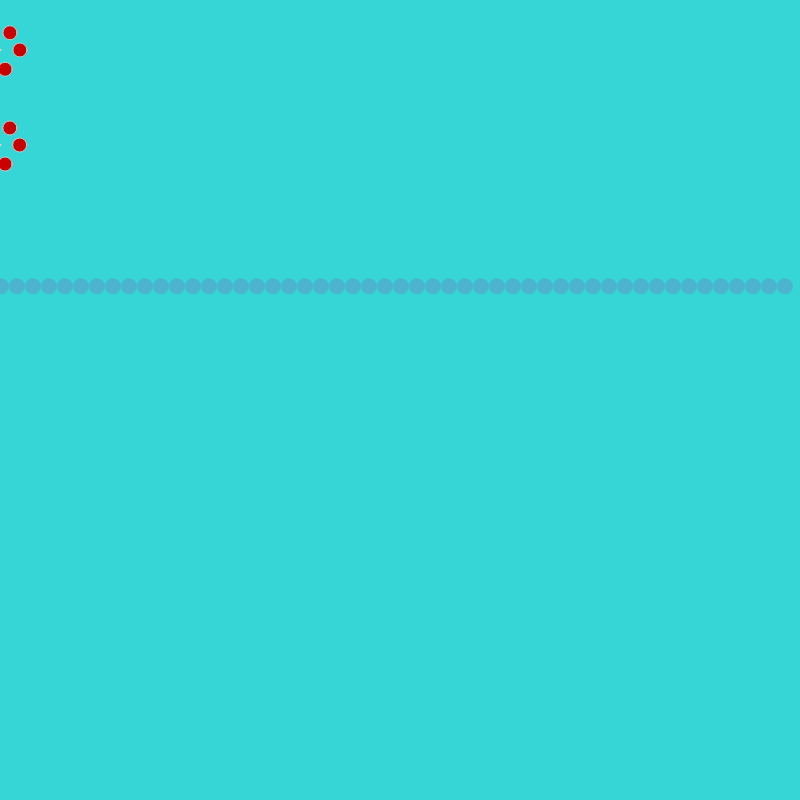
Frame 1 (no input)
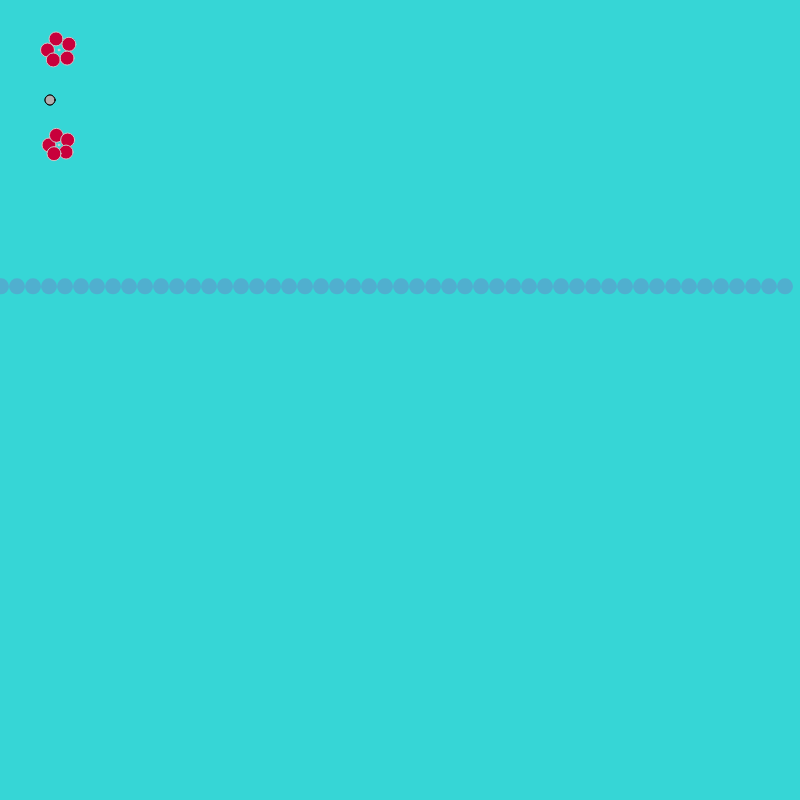
Frame 60 (no input)
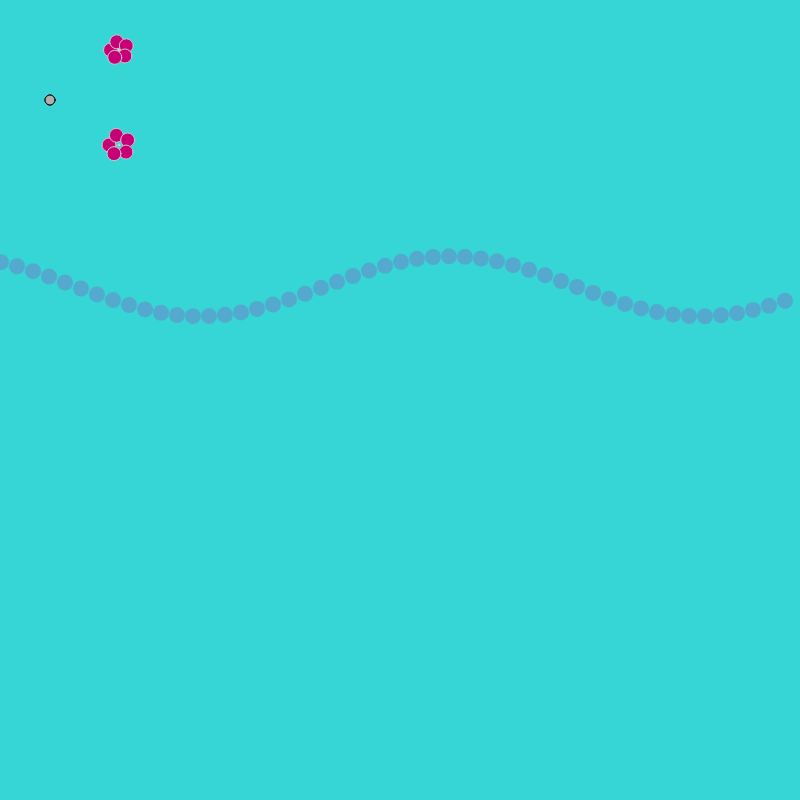
Frame 120 (the mouse pressed at the canvas centre since frame 60)

The p5.js sketch that drew these frames (run headless with seeded random() and noise() and a simulated clock; from frame 60 on, the mouse is pressed at the canvas centre):

// p5.js sketch
// ── sketch.js
//Jared Figdor Midterm
let g = 0;
let angle = 0;
let p;
let p2;
let fall = 100;
var ang;
var gen = 80;
let h;
let b = 0;
let al = 40;
let th;
let q = 25;
let xspacing = 16; 
let w; 
let time = 0;
let timeb = 0;
let t = 0;
let amplitude = 10; //amplitude of wave
let diam = 10; //diameter of rectangles
let period = 500.0; 
let dx; 
let yvalues;
var gravity = 0.1;
let value = 0;
var ball1;
var ball2;
var ball3;
var ball4;
var ball5;
var ball6;
var ball7;
var ball8;
var ball9;
var ball10;
let j;
let l;
let m;
let qwe;
let yu;


function setup() {
  createCanvas(800, 800);
  fill(0, 102);
  p = new Pulse(0,50); //setting variable to my object (pulsing circles)
  n = 0; //used as a sort of time function
  p2 = new Pulse(0,145);
  yu = new Pulse (400,850);
  w = width + 16;
  dx = (TWO_PI / period) * xspacing;
  yvalues = new Array(floor(w / xspacing));
  j = new flower(0.001,800);
  v = new flowers(0.0002,300,0,0);
  qwe = new flowers(0.0002,300,800,800);// setting variables to my new objects
  ball1 = new Ball(50,100,16); // declaring all of the balls
  ball2 = new Ball(125,100,16);
  ball3 = new Ball(195,100,16);
  ball4 = new Ball(268,100,16);
  ball5 = new Ball(340,100,16);
  ball6 = new Ball(410,100,16);
  ball7 = new Ball(480,100,16);
  ball8 = new Ball(555,100,16);
  ball9 = new Ball(625,100,16);
  ball10 = new Ball(700,100,16);
  th = 0; 
}

function draw() {
  background(54, 214, 214); 
  p.display(); // displaying pulse
  p2.display();
  


  b += 1; 
  t++; //used for time

  if (t <1600 ){ //using time variable to say when to show a certain object
    wave();
  }
  if (t>3400){//bringing the wave back in to the frame using time
    wave();
  }
  if (t>5000){ //making g change only after t is greater than 5000
    g += 1;
  }

  if (t>5000){ 
    background(0,g);//make the background black after t is greater than 5000
  }
  if (t>5050){
    yu.pulseAgain();//calling our pulsing 'bugs' back in to the frame
  }

  if (t > 1400 && t < 2500){//using time variable to say when to show a certain object
    j.updat();
  }
  if(t > 4000){//using time variable to say when to show a certain object
    v.updat();
    qwe.updat();
  }


  if (t > 2500 && t <3750){//using time variable to say when to show a certain object
    timeb +=2
    rectangle();
  }


  
  al += 0.1 

  if (t>1400 && t < 1600){ //using alpha to transition
    al -= 1;
  }



  if (t > 1600){ 
    al = 75;
  }
  if (t>1530){
    q += 0.05;
  } 
  if (q > 150){
    q = 20;
  }

  
}

class Pulse { //class for pulsing circles in beginning
  constructor(x, y) {
    this.x = x;
    this.y = y;
  }

  display(){
    angle += 5;
    let val = cos(radians(angle)) * 20;
    for (let a = 0; a < 360; a += 75) { //itterating 5 times by 75 each time giving me 5 circles
      let xoff = cos(radians(a)) * val; // calculating the offset from the centrer
      let yoff = sin(radians(a)) * val;

      fill(200,0,b);
      stroke(200);
      for (let i = 0; i < 15; i ++){ //using a for loop to manipulate i to use as the size of my circles
        ellipse(this.x + xoff, this.y + yoff, i, i);


      }
      
      
    }
    fill(255);
    ellipse(this.x, this.y, 2, 2);

    if (this.x < 795 && t < 4900){ //when the shape reaches the end take it out of view
      this.x += 1;
    }else{
      this.x = 850;
    }

    if (b > 255){
      b = 0;
    }
    if (this.x > 50){//all of these update and show functions below are being used to display object (ball) in a timely manner
                      // and then update it top make the ball fall
      ball1.show();
    }
    if (this.x > 725){
      ball1.update();
    }
    if(this.x > 125){
      ball2.show();
    }
    if (this.x > 730){
      ball2.update();
    }

    if (this.x > 195){
      ball3.show();
    }
    if (this.x > 735){
      ball3.update();
    }
    if(this.x > 268){
      ball4.show();
    }
    if (this.x > 740){
      ball4.update();
    }
    if (this.x > 340){
      ball5.show();
    }
    if (this.x > 745){
      ball5.update();
    }
    if(this.x > 410){
      ball6.show();
    }
    if (this.x > 750){
      ball6.update();
    }
    if (this.x > 480){
      ball7.show();
    }
    if (this.x > 755){
      ball7.update();
    }
    if (this.x > 555){
      ball8.show();
    }
    if (this.x > 760){
      ball8.update();
    }
    if(this.x > 625){
      ball9.show();
    }
    if (this.x > 765){
      ball9.update();
    }
    if(this.x > 700){
      ball10.show();
    }
    if (this.x > 770){
      ball10.update();
    }



       if (t > 2700){ /* running the second update function to make the balls go back up */
      ball1.updatetwo();
    }
    if(t > 2750){
      ball2.updatetwo();
    }
    if (t > 2800){
      ball3.updatetwo();
    }
    if (t > 2850){
      ball4.updatetwo();
    }
    if (t > 2900){
      ball5.updatetwo();
    }
    if (t > 2950){
      ball6.updatetwo();
    }
    if (t > 3000){
      ball7.updatetwo();
    }
    if(t > 3050){
      ball8.updatetwo();
    }
    if (t > 3100){
      ball9.updatetwo();
    }
    if (t > 3150){
      ball10.updatetwo();
    }

  }

  pulseAgain(){
   angle += 5;
    let val = cos(radians(angle)) * 20;
    for (let a = 0; a < 360; a += 75) { //itterating 5 times by 75 each time giving me 5 circles
      let xoff = cos(radians(a)) * val; // calculating the offset from the centrer
      let yoff = sin(radians(a)) * val;

      fill(200,0,b);
      stroke(255);
      for (let i = 0; i < 15; i ++){ //using a for loop to manipulate i to use as the size of my circles
        ellipse(this.x + xoff, this.y + yoff, i, i);


      }
      
      
    }
    fill(255);
    ellipse(this.x, this.y, 2, 2);








        if (t>5000){
      this.y -= 1;
      ellipse(this.x,this.y,2,2);
    }
  }
}

function rectangle(){ //creating a function for the pulsing and duplicating rectangles

  if (timeb < 200){ //using time to increase my diameter over time
    diam += 5;
  }

  if (timeb > 200){
    diam -= 5;
  }
  if (timeb > 400){//resets the time and diameter
    diam += 0;
    timeb = 0;
  }

  
  noStroke();
  fill(247,62,127,50);
  rectMode(CENTER);
  rect(width/2,height/2, diam, diam);
  if (t > 2600){ //adding each rectangle using an if statement with a time variable so each rectangle gets added 1 by 1
    stroke(0);  // and so they do not show up until I want them to
    rect(width/2,height/2,diam + 75, diam + 75);
  }
  if (t > 2700){
    rect(width/2,height/2,diam + 150, diam + 150);
  }
  if (t > 2800){
    rect(width/2,height/2,diam + 225, diam + 225);
  }
  if (t > 2900){
    rect(width/2,height/2,diam - 75 , diam - 75);
  }
  if (t > 3000){
    rect(width/2,height/2,diam + 300 , diam + 300);
  }
  if (t > 3100){
    rect(width/2,height/2,diam - 150 , diam - 150);
  }


}

function wave() {
 
  th += 0.2;
  
  time += 2;
  if (time > 1880){ //using time to change my amplitude over time
    amplitude += 3;
  }
  if (time > 2100){//when the time goes over 2100, increment amplitude by -10
    amplitude -= 10;
  }
  if (time > 2400){
    amplitude += 10;
  }
  if (t > 3200){
    amplitude -= 10;
  }
  if (t > 3400){
    amplitude += 10;
  }
  if(t>3800){
    amplitude -= 10;
  }
  if(t>3800 && amplitude <=91){ //'catches' the curve on the screen
    amplitude = 91;
  }
let ca = map(mouseX, 0, width, 0, 60);//using map to make mouseX register between 0 and 60
if(t<1000){
  amplitude = ca;// make mouseX control the amplitude of the wave
}
let cap = map(mouseX, 0, width, 0, 0.05);//using map to make mouseX only go from 0 to 0.05
if(t>3800){
  th = th + cap;//make the speed of trhe wave controlled by mousdeX
}



  
  let x = th;
  for (let i = 0; i < yvalues.length; i++) {//calculating a y value using sin
    yvalues[i] = sin(x) * amplitude;
    x += dx;
  }




  noStroke();

  if(t>3800){ //using a different time variable and telling it to being counting after the initial time variable reaches 3800
    n += 0.05;
  }
  

  
  
    
    fill(200,0,175,al);
    for (let x = 0; x < yvalues.length; x++) {//using a for loop to draw all of ellipses in a sin formation across the screen


      ellipse((x * xspacing) -15, height / 2.7 + yvalues[x]-10, 16, 16); //using time variable n to control when the extra siun waves come on to screen
    
     
      if (n>6){
        ellipse((x*xspacing)+0,height/2.25 + yvalues[x]-40,16,16);
      }
      if (n>8 ){
        ellipse((x*xspacing)+15,height/2 + yvalues[x]-50,16,16);
      }
      if (n>10){
        ellipse((x*xspacing)+20,height/1.85 + yvalues[x]-60,16,16);
      }
      if (n>12){
        ellipse((x*xspacing)+25,height/1.7 + yvalues[x]-70,16,16);
      }
      if (n>12){
        ellipse((x*xspacing)+30,height/1.55 + yvalues[x]-80,16,16);
      }
      if (n>12){
        ellipse((x*xspacing)+30,height/1.4 + yvalues[x]-90,16,16);
      }
    }
  }
  class flower{ //class for the line 'flower'
    constructor(gen,h){ //my constructors control the speed as well as size of the 'flowers'
      this.h = h;
    }
    updat(){ 
      ang = sin(gen*44)*44;

      push(); //push matrix
      translate(400, 400); //translating matrix to mouse X and Y position
      rotate(gen*2);
      for(let i = 0; i < 250; i+= 1){//using a for loop to draw 250 lines
        rotate(6 / gen*44);//rotating the shapes
        stroke(255,245,254,q);
        strokeWeight(3);
        noFill();
        curve(i, i, 0, ang+i, this.h, ang-i, i+this.h, i);
      }
      pop();
      if (mouseIsPressed == true){//slowing the rotation if mouse is pressed
        gen += 0.006;

      }else{
        gen += 0.001
      }
    }
  }
  class flowers{//copied the other flower class so I could translate to coordinates instead
    constructor(gen,h,l,m){
      this.h = h;
      this.l = l; //l and m are used as x and y here
      this.m = m;
    }
    updat(){
      ang = sin(gen*44)*44;

      push();
      translate(this.l,this.m);
      rotate(gen*2);
      for(let i = 0; i < 250; i+= 1){
        rotate(6 / gen*44);
        stroke(255,233,244,60);
        strokeWeight(3);
        noFill();
        line(i, i, 0, ang+i, this.h, ang-i, i+this.h, i);
      }
      pop();
      if (mouseIsPressed == true){
        gen += 0.0007;

      }else{
        gen += 0.001
      }
    }
  }

  function Ball(posX, posY, posV) { //function for the falling balls
  this.x = posX; 
  this.y = posY;  
  this.w = posV;  
  this.speed = 0;  

  this.show = function() {//displays ellipses
    
    fill(175); 
    stroke(0); 
    ellipse(this.x,this.y,10,10);
  }

  this.update = function() {
    this.y = this.y + this.speed;  //adds the speed to location of ball

    
    this.speed = this.speed + gravity; //adds speed with gravity

    if (this.y > 250 && this.y < 799 && t < 2600){ //creating a 'slow zone' for the balls when they fall
      this.speed = 2;
    }
    if(this.y >799 && t < 3200){
      this.speed = (this.speed * -0.5); 
    }
  }

    this.updatetwo = function() {
    this.y = this.y + this.speed;  //adds the speed to location of ball

    
    this.speed = this.speed + gravity; //adds speed with gravity

    
      this.speed = -3;
    }
   
  }
